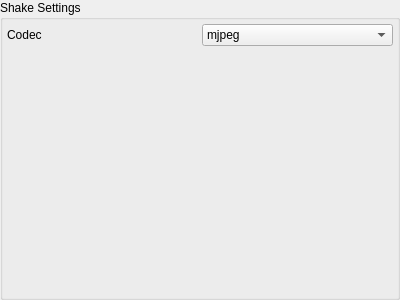
<?xml version="1.0" encoding="UTF-8"?>
<ui version="4.0">
 <class>JobShakeSettingsWidgetUI</class>
 <widget class="QGroupBox" name="JobShakeSettingsWidgetUI">
  <property name="geometry">
   <rect>
    <x>0</x>
    <y>0</y>
    <width>400</width>
    <height>300</height>
   </rect>
  </property>
  <property name="windowTitle">
   <string>GroupBox</string>
  </property>
  <property name="title">
   <string>Shake Settings</string>
  </property>
  <layout class="QVBoxLayout" name="mVerticalLayout">
   <property name="margin">
    <number>4</number>
   </property>
   <item>
    <layout class="QGridLayout">
     <property name="margin">
      <number>0</number>
     </property>
     <property name="spacing">
      <number>4</number>
     </property>
     <item row="0" column="0">
      <widget class="QLabel" name="textLabel7">
       <property name="text">
        <string>Codec</string>
       </property>
      </widget>
     </item>
     <item row="0" column="1">
      <widget class="QComboBox" name="CodecCombo">
       <property name="enabled">
        <bool>true</bool>
       </property>
       <property name="sizePolicy">
        <sizepolicy hsizetype="Preferred" vsizetype="Fixed">
         <horstretch>0</horstretch>
         <verstretch>0</verstretch>
        </sizepolicy>
       </property>
       <property name="minimumSize">
        <size>
         <width>160</width>
         <height>0</height>
        </size>
       </property>
       <item>
        <property name="text">
         <string>mjpeg</string>
        </property>
       </item>
       <item>
        <property name="text">
         <string>h264</string>
        </property>
       </item>
      </widget>
     </item>
    </layout>
   </item>
   <item>
    <spacer name="spacer">
     <property name="orientation">
      <enum>Qt::Vertical</enum>
     </property>
     <property name="sizeType">
      <enum>QSizePolicy::Expanding</enum>
     </property>
     <property name="sizeHint" stdset="0">
      <size>
       <width>20</width>
       <height>241</height>
      </size>
     </property>
    </spacer>
   </item>
  </layout>
 </widget>
 <resources/>
 <connections/>
</ui>
